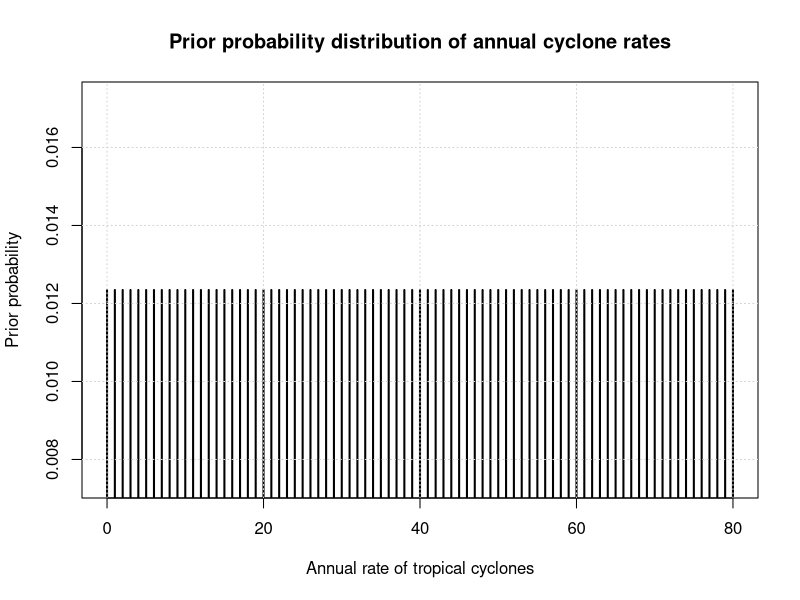
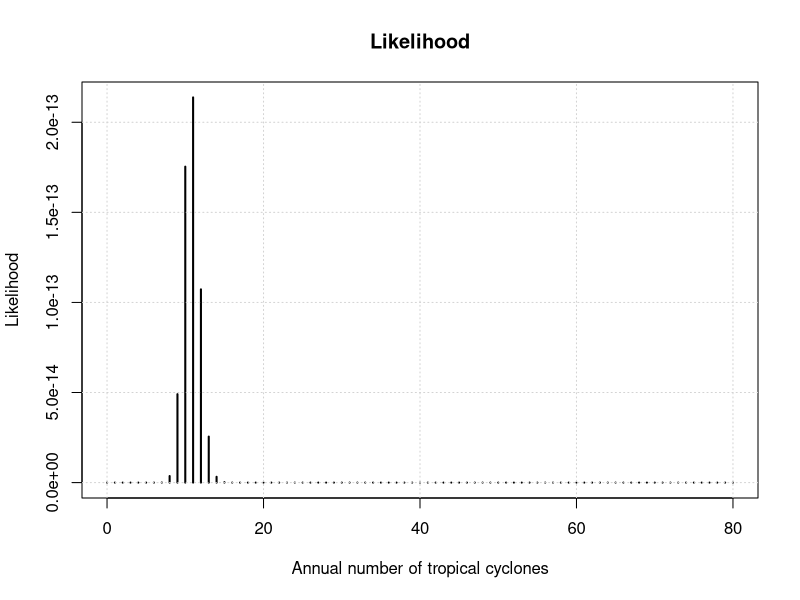
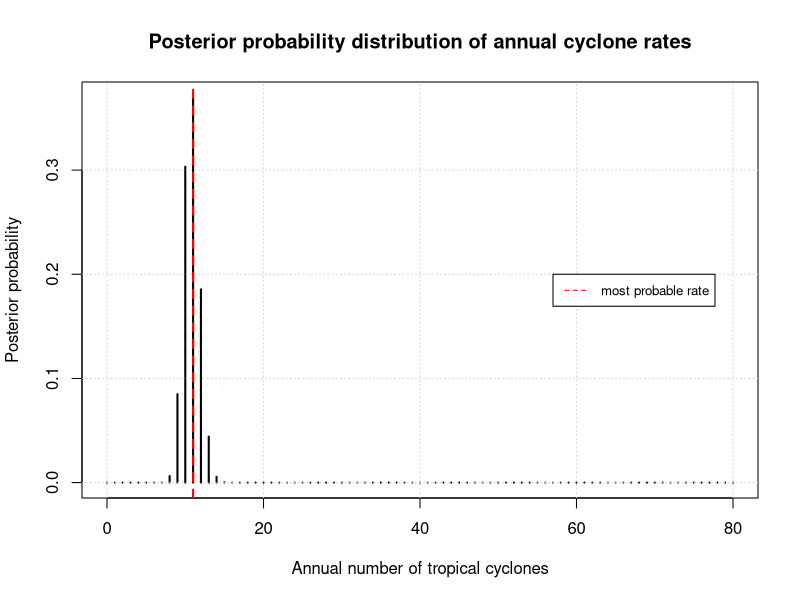

Write the R code that produced these figures, in order.
## ---- chunk 1
knitr::opts_chunk$set(echo = TRUE)
## ---- chunk 2
#number of cyclones per year over the last 10 years
cyclones <- c(9, 13, 8, 3, 10, 6, 13, 15, 16, 14)
## ---- chunk 3
#define all possible outcomes for the expectation rate
prior <- seq(from = 0, to = 80, by = 1) 
## ---- chunk 4
#create uniformly distributed cyclone rates
prior_prob <- rep(1/length(prior),times = length(prior)) 


# plot the discrete uniform probability distribution

plot(prior, prior_prob, 
     type="h", 
     main = "Prior probability distribution of annual cyclone rates", 
     xlab ="Annual rate of tropical cyclones", 
     ylab = "Prior probability", 
     lwd = 2)
grid()
## ---- chunk 5
#create a vector with the same number of entries as in "prior" as storage for calculated products
likeli <- rep(NA,length(prior))

#using a loop for the calculation of the likelihood
#Poisson distribution: use of dpois with cyclones as input variable and prior belief (ourcomes) as rate parameter


for (i in seq_along(prior))
{
  likeli[i] <- prod(dpois(cyclones,lambda=prior[i]))
}

#plot the likelihood

plot(prior, likeli,
     type ="h", 
     main = "Likelihood", 
     xlab ="Annual number of tropical cyclones", 
     ylab = "Likelihood", 
     lwd = 2)
grid()
## ---- chunk 6
#calculate the posterior
bayes_rate <- likeli * prior_prob
bayes_rate <- bayes_rate/ sum(bayes_rate)

#plot the posterior probability distribution

plot(prior, bayes_rate, 
     type = "h", 
     main = "Posterior probability distribution of annual cyclone rates", 
     xlab ="Annual number of tropical cyclones", 
     ylab = "Posterior probability", 
     lwd = 2)
grid()

#which(c(bayes_rate) == max (bayes_rate))

#plot a vertical line for most probable rate 
abline(v = 11, lty = 2, lwd = 2, col = "red")
legend(57, 0.2, legend = c("most probable rate"),
      col = c("red"), lty = 2, lwd = 1, cex = 0.8)
